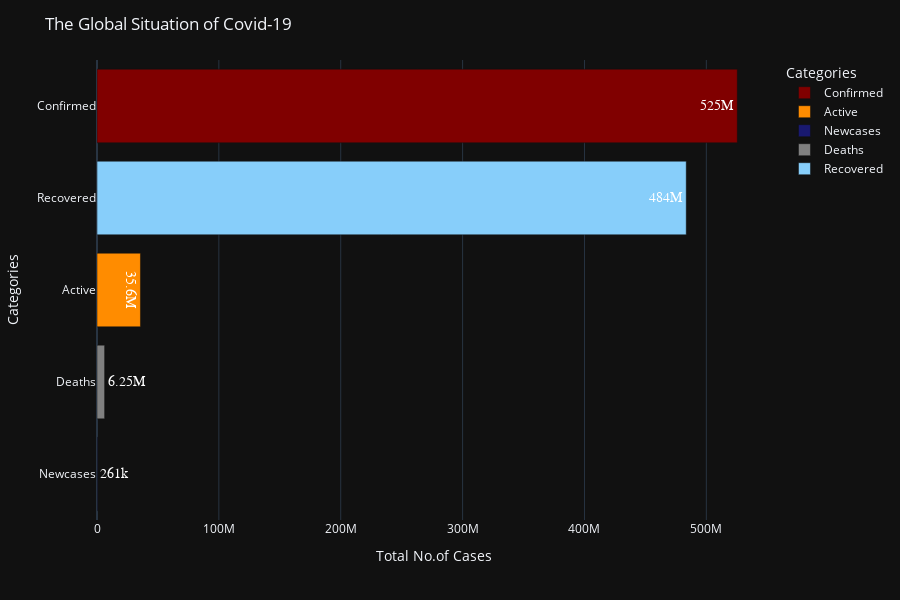

Here is the notebook cell this chart was saved with:
### Code cell
colors = {'Confirmed': 'maroon','Recovered':'lightskyblue', 'Active':'darkorange', 'Deaths':'gray', 'Newcases':'midnightblue'}
Continents = ['Europe', 'Asia', 'North America', 'South America', 'Africa', 'Oceania']
label = {'World cases': "Total No.of Cases"}

fig = px.bar(df_con[:5], x="World cases", y="Categories", orientation='h', labels=label, hover_data=Continents,
             color='Categories', text='World cases', color_discrete_map= colors)

fig.update_traces(textfont_family="Arial Black", textfont_size=14, textfont_color="white", textposition='auto',
                 texttemplate='%{text:,.3s}')

fig = fig.update_layout(template='plotly_dark', height=600, title='The Global Situation of Covid-19',
                       yaxis_categoryorder = 'total ascending')
fig.show()

### Figure 1 — Plotly figure (JSON) as saved in the notebook; plotly's stock layout.template omitted (floating-point values rounded to 4 significant figures)
{"data": [{"alignmentgroup": "True", "customdata": [[195966612, 149573250, 101585024, 58048868, 11455125, 8782549]], "hovertemplate": "Categories=%{y}<br>Total No.of Cases=%{text}<br>Europe=%{customdata[0]}<br>Asia=%{customdata[1]}<br>North America=%{customdata[2]}<br>South America=%{customdata[3]}<br>Africa=%{customdata[4]}<br>Oceania=%{customdata[5]}<extra></extra>", "legendgroup": "Confirmed", "marker": {"color": "maroon", "pattern": {"shape": ""}}, "name": "Confirmed", "offsetgroup": "Confirmed", "orientation": "h", "showlegend": true, "text": [525411428], "textfont": {"color": "white", "family": "Arial Black", "size": 14}, "textposition": "auto", "texttemplate": "%{text:,.3s}", "type": "bar", "x": [525411428], "xaxis": "x", "y": ["Confirmed"], "yaxis": "y"}, {"alignmentgroup": "True", "customdata": [[19163083, 5357664, 4056480, 5255453, 1523117, 288711]], "hovertemplate": "Categories=%{y}<br>Total No.of Cases=%{text}<br>Europe=%{customdata[0]}<br>Asia=%{customdata[1]}<br>North America=%{customdata[2]}<br>South America=%{customdata[3]}<br>Africa=%{customdata[4]}<br>Oceania=%{customdata[5]}<extra></extra>", "legendgroup": "Active", "marker": {"color": "darkorange", "pattern": {"shape": ""}}, "name": "Active", "offsetgroup": "Active", "orientation": "h", "showlegend": true, "text": [35644508], "textfont": {"color": "white", "family": "Arial Black", "size": 14}, "textposition": "auto", "texttemplate": "%{text:,.3s}", "type": "bar", "x": [35644508], "xaxis": "x", "y": ["Active"], "yaxis": "y"}, {"alignmentgroup": "True", "customdata": [[35162, 90235, 61429, 49492, 1919, 22523]], "hovertemplate": "Categories=%{y}<br>Total No.of Cases=%{text}<br>Europe=%{customdata[0]}<br>Asia=%{customdata[1]}<br>North America=%{customdata[2]}<br>South America=%{customdata[3]}<br>Africa=%{customdata[4]}<br>Oceania=%{customdata[5]}<extra></extra>", "legendgroup": "Newcases", "marker": {"color": "midnightblue", "pattern": {"shape": ""}}, "name": "Newcases", "offsetgroup": "Newcases", "orientation": "h", "showlegend": true, "text": [260760], "textfont": {"color": "white", "family": "Arial Black", "size": 14}, "textposition": "auto", "texttemplate": "%{text:,.3s}", "type": "bar", "x": [260760], "xaxis": "x", "y": ["Newcases"], "yaxis": "y"}, {"alignmentgroup": "True", "customdata": [[1817230, 1402484, 1469666, 1299660, 250839, 11068]], "hovertemplate": "Categories=%{y}<br>Total No.of Cases=%{text}<br>Europe=%{customdata[0]}<br>Asia=%{customdata[1]}<br>North America=%{customdata[2]}<br>South America=%{customdata[3]}<br>Africa=%{customdata[4]}<br>Oceania=%{customdata[5]}<extra></extra>", "legendgroup": "Deaths", "marker": {"color": "gray", "pattern": {"shape": ""}}, "name": "Deaths", "offsetgroup": "Deaths", "orientation": "h", "showlegend": true, "text": [6250947], "textfont": {"color": "white", "family": "Arial Black", "size": 14}, "textposition": "auto", "texttemplate": "%{text:,.3s}", "type": "bar", "x": [6250947], "xaxis": "x", "y": ["Deaths"], "yaxis": "y"}, {"alignmentgroup": "True", "customdata": [[174986299, 142813102, 96058878, 51493755, 9681169, 8482770]], "hovertemplate": "Categories=%{y}<br>Total No.of Cases=%{text}<br>Europe=%{customdata[0]}<br>Asia=%{customdata[1]}<br>North America=%{customdata[2]}<br>South America=%{customdata[3]}<br>Africa=%{customdata[4]}<br>Oceania=%{customdata[5]}<extra></extra>", "legendgroup": "Recovered", "marker": {"color": "lightskyblue", "pattern": {"shape": ""}}, "name": "Recovered", "offsetgroup": "Recovered", "orientation": "h", "showlegend": true, "text": [483515973], "textfont": {"color": "white", "family": "Arial Black", "size": 14}, "textposition": "auto", "texttemplate": "%{text:,.3s}", "type": "bar", "x": [483515973], "xaxis": "x", "y": ["Recovered"], "yaxis": "y"}], "layout": {"barmode": "relative", "height": 600, "legend": {"title": {"text": "Categories"}, "tracegroupgap": 0}, "margin": {"t": 60}, "title": {"text": "The Global Situation of Covid-19"}, "xaxis": {"anchor": "y", "domain": [0, 1], "title": {"text": "Total No.of Cases"}}, "yaxis": {"anchor": "x", "categoryarray": ["Recovered", "Deaths", "Newcases", "Active", "Confirmed"], "categoryorder": "total ascending", "domain": [0, 1], "title": {"text": "Categories"}}}}
